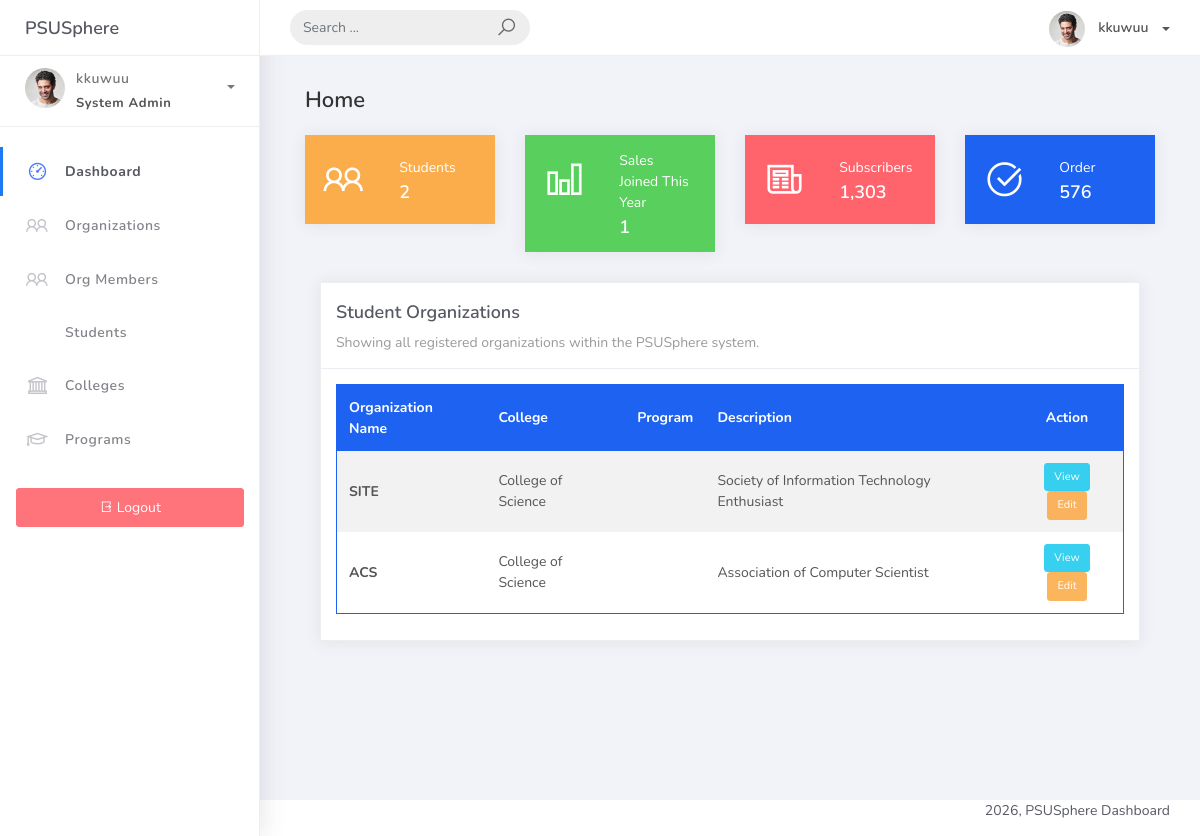
The app's page /home/ (signed in), older data.
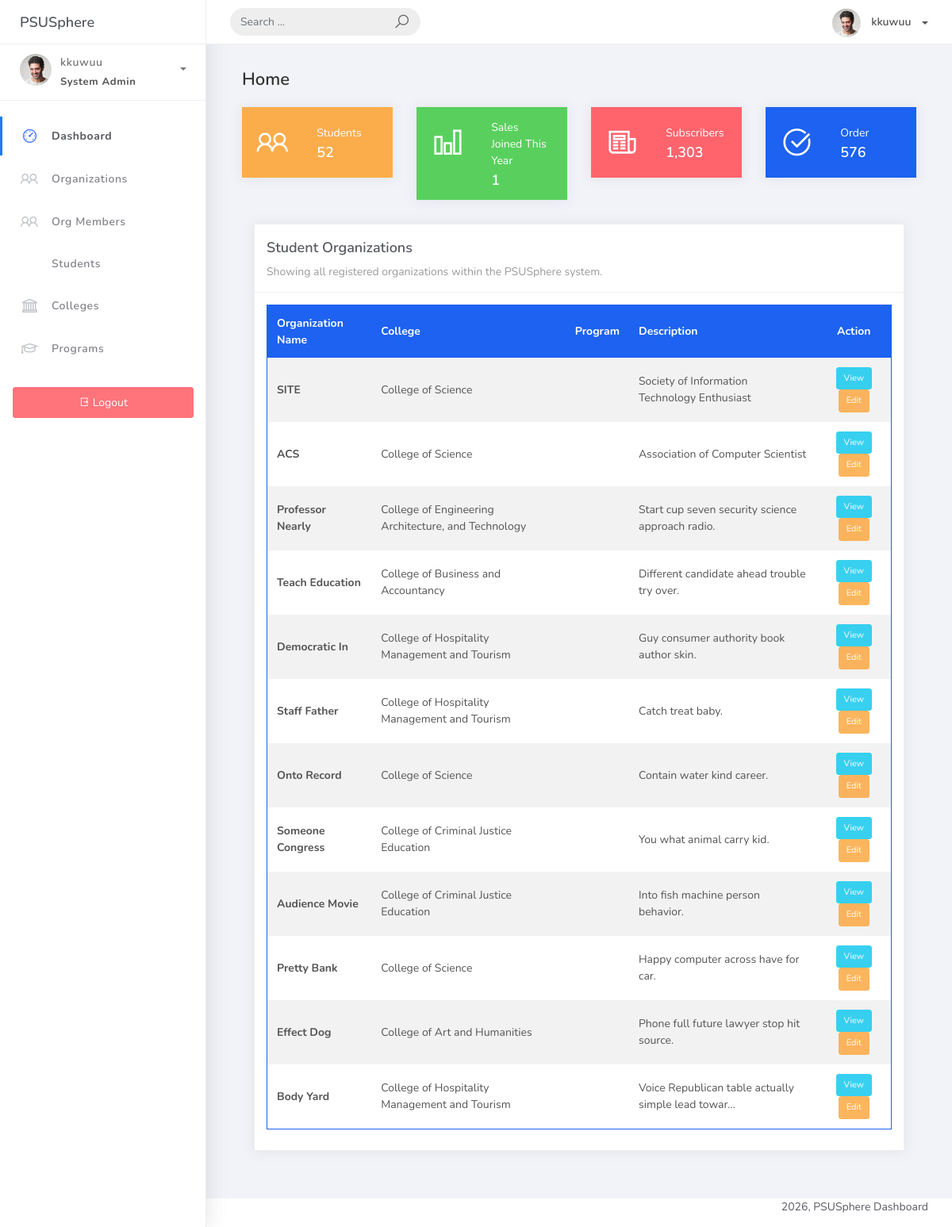
The same page, newer data.
### studentorg/models.py (models this page shows, shortened)
class BaseModel(models.Model):
    reated_at = models.DateTimeField(auto_now_add=True, db_index=True)
    updated_at = models.DateTimeField(auto_now=True)
    class Meta:
        abstract = True

class Organization(BaseModel):
    name = models.CharField(max_length=250)
    college = models.ForeignKey(College, null=True, blank=True, on_delete=models.CASCADE)
    description = models.CharField(max_length=500)

class College(BaseModel):
    college_name = models.CharField(max_length = 150)
    def __str__(self):
        return self.college_name

### studentorg/views.py (the view)
# urls.py: path('home/', HomePageView.as_view(), name='home'),
class HomePageView(LoginRequiredMixin, ListView):
    model = Organization
    context_object_name = 'home'
    template_name = 'home.html'
    def get_context_data(self, **kwargs):
        context = super().get_context_data(**kwargs)
        context['total_students'] = Student.objects.count()
        today = timezone.now().date()
        count = (
            OrgMember.objects.filter(date_joined__year=today.year)
            .values('student')
            .distinct()
            .count()
        )
        context['students_joined_this_year'] = count
        return context

### templates/home.html
{% extends 'base.html' %} {% load static %} {% block content %}
<div class="container-fluid">
  <h4 class="page-title">Home</h4>
  <div class="row">
    <div class="col-md-3 col-sm-6">
      <div class="card card-stats card-warning">
        <div class="card-body">
          <div class="row">
            <div class="col-5">
              <div class="icon-big text-center">
                <i class="la la-users"></i>
              </div>
            </div>
            <div class="col-7 d-flex align-items-center">
              <div class="numbers">
                <p class="card-category">Students</p>
                <h4 class="card-title">{{ total_students }}</h4>
              </div>
            </div>
          </div>
        </div>
      </div>
    </div>
    <div class="col-md-3 col-sm-6">
      <div class="card card-stats card-success">
        <div class="card-body">
          <div class="row">
            <div class="col-5">
              <div class="icon-big text-center">
                <i class="la la-bar-chart"></i>
              </div>
            </div>
            <div class="col-7 d-flex align-items-center">
              <div class="numbers">
                <p class="card-category">Sales</p>
                <p class="card-category">Joined This Year</p>
                <h4 class="card-title">{{ students_joined_this_year }}</h4>
              </div>
            </div>
          </div>
        </div>
      </div>
    </div>
    <div class="col-md-3 col-sm-6">
      <div class="card card-stats card-danger">
        <div class="card-body">
          <div class="row">
            <div class="col-5">
              <div class="icon-big text-center">
                <i class="la la-newspaper-o"></i>
              </div>
            </div>
            <div class="col-7 d-flex align-items-center">
              <div class="numbers">
                <p class="card-category">Subscribers</p>
                <h4 class="card-title">1,303</h4>
              </div>
            </div>
          </div>
        </div>
      </div>
    </div>
    <div class="col-md-3 col-sm-6">
      <div class="card card-stats card-primary">
        <div class="card-body">
          <div class="row">
            <div class="col-5">
              <div class="icon-big text-center">
                <i class="la la-check-circle"></i>
              </div>
            </div>
            <div class="col-7 d-flex align-items-center">
              <div class="numbers">
                <p class="card-category">Order</p>
                <h4 class="card-title">576</h4>
              </div>
            </div>
          </div>
        </div>
      </div>
    </div>
  </div>
    <div class="col-md-12">
      <div class="card">
        <div class="card-header">
          <div class="card-title">Student Organizations</div>
          <p class="card-category">
            Showing all registered organizations within the PSUSphere system.
          </p>
        </div>
        <div class="card-body">
          <div class="table-responsive">
            <table
              class="table table-head-bg-primary table-striped table-hover"
            >
              <thead>
                <tr>
                  <th scope="col">Organization Name</th>
                  <th scope="col">College</th>
                  <th scope="col">Program</th>
                  <th scope="col">Description</th>
                  <th scope="col" class="text-center">Action</th>
                </tr>
              </thead>
              <tbody>
                {% for object in object_list %}
                <tr>
                  <td><strong>{{ object.name }}</strong></td>
                  <td>{{ object.college }}</td>
                  <td>{{ object.program }}</td>
                  <td>{{ object.description|truncatechars:50 }}</td>
                  <td class="text-center">
                    <button class="btn btn-info btn-xs">View</button>
                    <button class="btn btn-warning btn-xs">Edit</button>
                  </td>
                </tr>
                {% empty %}
                <tr>
                  <td colspan="5" class="text-center text-muted">
                    No organizations found. Please add some in the Admin panel.
                  </td>
                </tr>
                {% endfor %}
              </tbody>
            </table>
          </div>
        </div>
      </div>
    </div>
  </div>
</div>
{% endblock %}

### templates/base.html (shortened to what this page needs)
{% load static %}
<!doctype html>
<html lang="en">
  <head>
    <link rel="stylesheet" href="{% static 'css/bootstrap.min.css' %}" />
    <link rel="stylesheet" href="{% static 'css/ready.css' %}" />
    <link rel="stylesheet" href="{% static 'css/demo.css' %}" />
    <link
      rel="stylesheet"
      href="https://maxst.icons8.com/openapi/v1.1/css/line-awesome.min.css"
    />
  </head>
  <body>
    <div class="wrapper">
      <div class="main-header">
        <div class="logo-header">
          <a href="{% url 'home' %}" class="logo"> PSUSphere </a>
        </div>
        <nav class="navbar navbar-header navbar-expand-lg">
          <div class="container-fluid">
            <form class="navbar-left navbar-form nav-search mr-md-3" action="">
              <div class="input-group">
                <input
                  type="text"
                  placeholder="Search ..."
                  class="form-control"
                />
                <div class="input-group-append">
                  <span class="input-group-text">
                    <i class="la la-search search-icon"></i>
                  </span>
                </div>
              </div>
            </form>
            <ul class="navbar-nav topbar-nav ml-md-auto align-items-center">
              <li class="nav-item dropdown">
                <a
                  class="dropdown-toggle profile-pic"
                  data-toggle="dropdown"
                  href="#"
                  aria-expanded="false"
                >
                  <img
                    src="{% static 'img/profile.jpg' %}"
                    alt="user-img"
                    width="36"
                    class="img-circle"
                  />
                  <span>{% if user.is_authenticated %}{{ user.get_username }}{% else %}Guest{% endif %}</span>
                </a>
              </li>
            </ul>
          </div>
        </nav>
      </div>
      <div class="sidebar">
        <div class="scrollbar-inner sidebar-wrapper">
          <div class="user">
            <div class="photo">
              <img src="{% static 'img/profile.jpg' %}" />
            </div>
            <div class="info">
              <a
                data-toggle="collapse"
                href="#collapseExample"
                aria-expanded="true"
              >
                <span>
                  {% if user.is_authenticated %}{{ user.get_username }}{% else %}Administrator{% endif %}
                  <span class="user-level">System Admin</span>
                  <span class="caret"></span>
                </span>
              </a>
            </div>
          </div>
          <ul class="nav">
            <li
              class="nav-item {% if request.resolver_match.url_name == 'home' %}active{% endif %}"
            >
              <a href="{% url 'home' %}">
                <i class="la la-dashboard"></i>
                <p>Dashboard</p>
              </a>
            </li>
            <li class="nav-item">
              <a href="{% url 'organization-list' %}">
                <i class="la la-group"></i>
                <p>Organizations</p>
              </a>
            </li>
            <li
              class="nav-item {% if request.resolver_match.url_name == 'orgmember-list' %}active{% endif %}"
            >
              <a href="{% url 'orgmember-list' %}">
                <i class="la la-users"></i>
                <p>Org Members</p>
              </a>
            </li>
            <li
              class="nav-item {% if request.resolver_match.url_name == 'student-list' %}active{% endif %}"
            >
              <a href="{% url 'student-list' %}">
                <p>Students</p>
              </a>
            </li>
            <li
              class="nav-item {% if request.resolver_match.url_name == 'college-list' %}active{% endif %}"
            >
              <a href="{% url 'college-list' %}">
                <i class="la la-university"></i>
                <p>Colleges</p>
              </a>
            </li>
            <li
              class="nav-item {% if request.resolver_match.url_name == 'program-list' %}active{% endif %}"
            >
              <a href="{% url 'program-list' %}">
                <i class="la la-graduation-cap"></i>
                <p>Programs</p>
              </a>
            </li>
          </ul>
          {% if user.is_authenticated %}
          <div class="mt-4 px-3">
            <form action="{% url 'account_logout' %}" method="post">
              <button type="submit" class="btn btn-danger btn-block">
                <i class="la la-sign-out"></i> Logout
              </button>
            </form>
          </div>
          {% endif %}
        </div>
      </div>
      <div class="main-panel">
        <div class="content">
          <div class="container-fluid">{% block content %} {% endblock %}</div>
        </div>
        <footer class="footer">
          <div class="container-fluid">
            <div class="copyright ml-auto">2026, PSUSphere Dashboard</div>
          </div>
        </footer>
      </div>
  </body>
</html>

Row changes from the older to the newer data that the page shows:
added Organization: name "Professor Nearly", college "College of Engineering Architecture, and Technology", description "Start cup seven security science approach radio."
added Organization: name "Teach Education", college "College of Business and Accountancy", description "Different candidate ahead trouble try over."
added Organization: name "Democratic In", college "College of Hospitality Management and Tourism", description "Guy consumer authority book author skin."
added Organization: name "Staff Father", college "College of Hospitality Management and Tourism", description "Catch treat baby."
added Organization: name "Onto Record", college "College of Science", description "Contain water kind career."
added Organization: name "Someone Congress", college "College of Criminal Justice Education", description "You what animal carry kid."
added Organization: name "Audience Movie", college "College of Criminal Justice Education", description "Into fish machine person behavior."
added Organization: name "Pretty Bank", college "College of Science", description "Happy computer across have for car."
added Organization: name "Effect Dog", college "College of Art and Humanities", description "Phone full future lawyer stop hit source."
added Organization: name "Body Yard", college "College of Hospitality Management and Tourism", description "Voice Republican table actually simple lead towar…"
Text that changed along with them:
{{ total_students }}: "2" → "52"
